Frame 1 (no input): blank canvas, image omitted
Frame 60 (the mouse pressed at the canvas centre just before this capture): blank canvas, image omitted
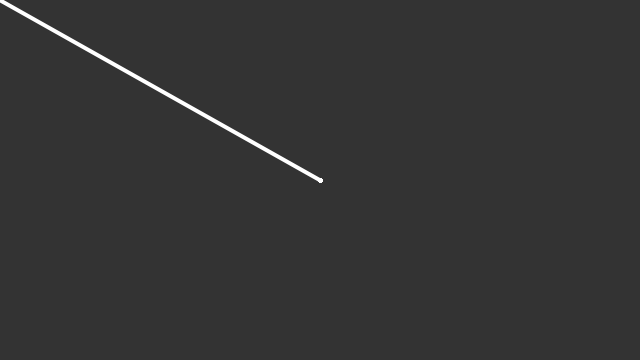
Frame 120 (the mouse held since frame 60 and released just before this capture)

The Processing sketch whose frames 1 and 60 were blank and that drew this single picture after the mouse press (run headless with seeded random() and noise(); from frame 60 on, the mouse is pressed at the canvas centre):

// Processing sketch: bouncing_ball_remix
// ── bouncing_ball_remix.pde
void setup() {
 size(640, 360);
 background(51);
}

void draw() {
 stroke(255);
 strokeWeight(4);
 smooth();
 // Draw if mouse is pressed
 if (mousePressed) {
   fill(255);
   line(pmouseX, pmouseY, mouseX, mouseY);
 }else {
   fill(87);
 }
}
